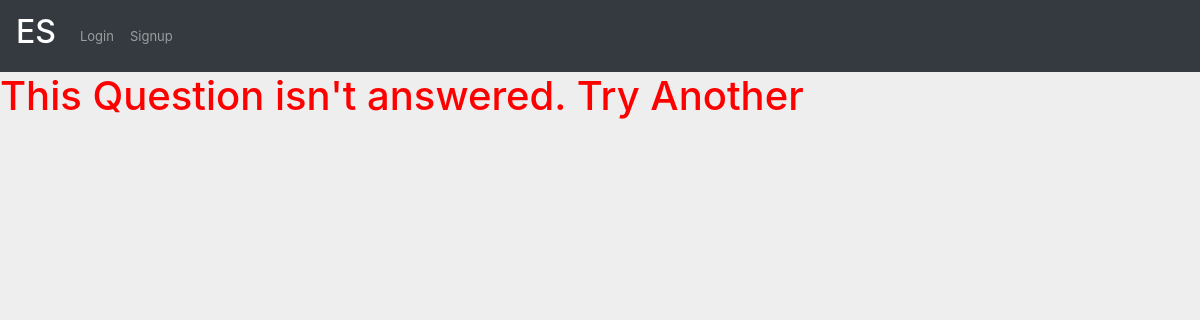
The page /show_answers/17 on the database as committed earlier.
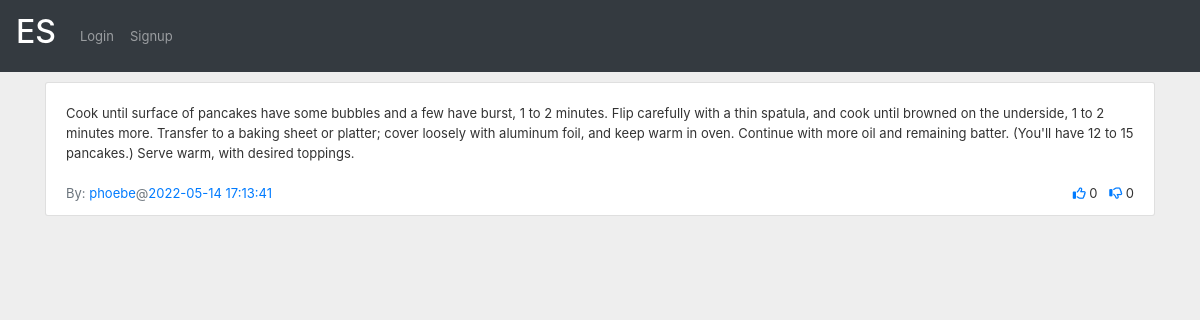
The same page on the database as committed later.
### app.py (models this page shows)
class Answers(db.Model):
    answerid = db.Column(db.Integer, autoincrement=True, primary_key=True)
    userid = db.Column(db.Integer, ForeignKey(Users.userid))
    answer = db.Column(db.Text)
    questionid = db.Column(db.Integer, ForeignKey(Questions.questionid))
    timeposted = db.Column(db.DateTime, server_default=func.now())
    upvotes = db.Column(db.Integer, default=0)
    downvotes = db.Column(db.Integer, default=0)
    bestanswer = db.Column(db.Boolean, default=False)

class Users(db.Model):
    userid = db.Column(db.Integer, primary_key=True, autoincrement=True)
    username = db.Column(db.String, unique=True)
    firstname = db.Column(db.String)
    lastname = db.Column(db.String)
    email = db.Column(db.String)
    phone = db.Column(db.String)
    profile = db.Column(db.Text)
    rating = db.Column(db.Integer, default=0)
    city = db.Column(db.String)
    state = db.Column(db.String)
    country = db.Column(db.String)

### app.py (the view)
@app.route('/show_answers/<question_id>', methods=['GET', 'POST'])
def show_answers(question_id):
    session['question_id'] = question_id
    question_id = int(question_id)
    answers = Answers.query.filter_by(questionid=question_id).order_by(Answers.timeposted.desc()).all()
    usernames = []
    list_of_upvotes = []
    list_of_downvotes = []
    for answer in answers:
        user = Users.query.filter_by(userid=answer.userid).first()
        user_upvote = Upvotes.query.filter_by(userid=session.get('userid'), answerid=answer.answerid).first()
        if user_upvote:
            list_of_upvotes.append(True)
        else:
            list_of_upvotes.append(False)
        user_downvote = Downvotes.query.filter_by(userid=session.get('userid'), answerid=answer.answerid).first()
        if user_downvote:
            list_of_downvotes.append(True)
        else:
            list_of_downvotes.append(False)
        usernames.append(user.username)
    question = Questions.query.filter_by(questionid=question_id).first()
    return render_template('answers.html',
                           answers=answers,
                           usernames=usernames,
                           list_of_upvotes=list_of_upvotes,
                           list_of_downvotes=list_of_downvotes,
                           question=question)

### templates/answers.html (shortened to what this page needs)
{% extends "base.html" %}
{% import "bootstrap/wtf.html" as wtf %}
{% block styles %}
    <link rel="stylesheet" href="{{url_for('.static', filename='css/answers.css')}}">
{% endblock %}
{% block content %}
    {% if not answers %}
        <h1 style="color: red">This Question isn't answered. Try Another</h1>
    {% endif %}
    {% for answer in answers %}
        <div class="container d-flex justify-content-center mt-10">
            {% if list_of_upvotes[loop.index-1] %}
                {% set upvote_icon_class = "fas fa-thumbs-up" %}
            {% else %}
                {% set upvote_icon_class = "far fa-thumbs-up" %}
            {% endif %}
            {% if list_of_downvotes[loop.index-1] %}
                {% set downvote_icon_class = "fas fa-thumbs-down" %}
            {% else %}
                {% set downvote_icon_class = "far fa-thumbs-down" %}
            {% endif %}
            <div class="w-100 overflow-auto order-2 order-md-1">
                <div class="card-group-control card-group-control-right">
                    <div class="card mb-2 w-100">
                        <div class="collapse show" >
                            <div class="card-body">
                                {{ answer.answer }}
                            </div>
                            <div class="card-footer bg-transparent d-sm-flex align-items-sm-center border-top-0 pt-0">
                                <a href="/profile/{{ answer.userid }}">
                                    <span class="text-muted">By: </span><span class="text-primary">{{ usernames[loop.index-1] }}</span>
                                </a>
                                <span class="text-muted">@</span><span class="text-primary">{{ answer.timeposted }}</span>
                                <ul class="list-inline text-nowrap mb-0 ml-auto mt-2 mt-sm-0">
                                    <li class="list-inline-item"><a href="/upvote-answer/{{ answer.answerid }}"><i class="{{ upvote_icon_class }}"></i></a> {{ answer.upvotes }}</li>
                                    <li class="list-inline-item"><a href="/downvote-answer/{{ answer.answerid }}"><i class="{{ downvote_icon_class }}"></i></a> {{ answer.downvotes }}</li>
                                </ul>
                            </div>
                        </div>
                    </div>
                </div>
            </div>
        </div>
    {% endfor %}
{% endblock %}

Rows that differ between the two databases and show on the page:
added Answers: answer "Cook until surface of pancakes have some bubbles and a few have burst, 1 to 2 minutes. Flip carefully with a thin spatula, and cook until browned on the underside, 1 to 2 minutes more. Transfer to a baking sheet or platter; cover loosely with aluminum foil, and keep warm in oven. Continue with more oil and remaining batter. (You'll have 12 to 15 pancakes.) Serve warm, with desired toppings.", timeposted "2022-05-14 17:13:41", upvotes "0", downvotes "0"
added Users: username "phoebe"
Other text that changed with them:
text no longer shown: "This Question isn't answered. Try Another"
